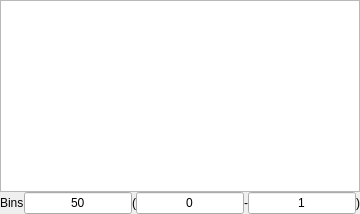
              <widget class="QWidget" name="delitab">
               <attribute name="title">
                <string>Deli</string>
               </attribute>
               <layout class="QGridLayout" name="gridLayout_7">
                <property name="leftMargin">
                 <number>0</number>
                </property>
                <property name="topMargin">
                 <number>0</number>
                </property>
                <property name="rightMargin">
                 <number>0</number>
                </property>
                <property name="bottomMargin">
                 <number>0</number>
                </property>
                <property name="spacing">
                 <number>0</number>
                </property>
                <item row="0" column="0">
                 <widget class="GraphicsLayoutWidget" name="delihistplot">
                  <property name="sizePolicy">
                   <sizepolicy hsizetype="Expanding" vsizetype="Expanding">
                    <horstretch>0</horstretch>
                    <verstretch>0</verstretch>
                   </sizepolicy>
                  </property>
                  <property name="font">
                   <font>
                    <family>Kozuka Gothic Pro L</family>
                    <pointsize>20</pointsize>
                    <weight>3</weight>
                    <italic>false</italic>
                    <bold>false</bold>
                   </font>
                  </property>
                  <property name="styleSheet">
                   <string notr="true">font: 25 20pt &quot;Kozuka Gothic Pro L&quot;;</string>
                  </property>
                 </widget>
                </item>
                <item row="1" column="0">
                 <layout class="QHBoxLayout" name="horizontalLayout_7">
                  <item>
                   <widget class="QLabel" name="label_9">
                    <property name="enabled">
                     <bool>true</bool>
                    </property>
                    <property name="sizePolicy">
                     <sizepolicy hsizetype="Fixed" vsizetype="Fixed">
                      <horstretch>0</horstretch>
                      <verstretch>0</verstretch>
                     </sizepolicy>
                    </property>
                    <property name="text">
                     <string>Bins</string>
                    </property>
                   </widget>
                  </item>
                  <item>
                   <widget class="QLineEdit" name="delibins">
                    <property name="sizePolicy">
                     <sizepolicy hsizetype="Fixed" vsizetype="Fixed">
                      <horstretch>0</horstretch>
                      <verstretch>0</verstretch>
                     </sizepolicy>
                    </property>
                    <property name="text">
                     <string>50</string>
                    </property>
                    <property name="alignment">
                     <set>Qt::AlignCenter</set>
                    </property>
                   </widget>
                  </item>
                  <item>
                   <layout class="QHBoxLayout" name="horizontalLayout_9">
                    <item>
                     <widget class="QLabel" name="label_10">
                      <property name="sizePolicy">
                       <sizepolicy hsizetype="Fixed" vsizetype="Fixed">
                        <horstretch>0</horstretch>
                        <verstretch>0</verstretch>
                       </sizepolicy>
                      </property>
                      <property name="text">
                       <string>(</string>
                      </property>
                     </widget>
                    </item>
                    <item>
                     <widget class="QLineEdit" name="delirange0">
                      <property name="sizePolicy">
                       <sizepolicy hsizetype="Fixed" vsizetype="Fixed">
                        <horstretch>0</horstretch>
                        <verstretch>0</verstretch>
                       </sizepolicy>
                      </property>
                      <property name="text">
                       <string>0</string>
                      </property>
                      <property name="alignment">
                       <set>Qt::AlignCenter</set>
                      </property>
                     </widget>
                    </item>
                    <item>
                     <widget class="QLabel" name="label_12">
                      <property name="sizePolicy">
                       <sizepolicy hsizetype="Fixed" vsizetype="Fixed">
                        <horstretch>0</horstretch>
                        <verstretch>0</verstretch>
                       </sizepolicy>
                      </property>
                      <property name="text">
                       <string>-</string>
                      </property>
                     </widget>
                    </item>
                    <item>
                     <widget class="QLineEdit" name="delirange1">
                      <property name="sizePolicy">
                       <sizepolicy hsizetype="Fixed" vsizetype="Fixed">
                        <horstretch>0</horstretch>
                        <verstretch>0</verstretch>
                       </sizepolicy>
                      </property>
                      <property name="text">
                       <string>1</string>
                      </property>
                      <property name="alignment">
                       <set>Qt::AlignCenter</set>
                      </property>
                     </widget>
                    </item>
                    <item>
                     <widget class="QLabel" name="label_11">
                      <property name="sizePolicy">
                       <sizepolicy hsizetype="Fixed" vsizetype="Fixed">
                        <horstretch>0</horstretch>
                        <verstretch>0</verstretch>
                       </sizepolicy>
                      </property>
                      <property name="text">
                       <string>)</string>
                      </property>
                     </widget>
                    </item>
                   </layout>
                  </item>
                 </layout>
                </item>
               </layout>
              </widget>
